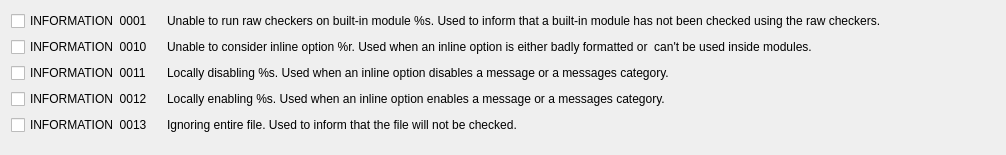
                   <widget class="QWidget" name="scrollAreaWidgetContents_22">
                    <property name="geometry">
                     <rect>
                      <x>0</x>
                      <y>0</y>
                      <width>1006</width>
                      <height>155</height>
                     </rect>
                    </property>
                    <layout class="QHBoxLayout" name="horizontalLayout_67">
                     <item>
                      <layout class="QVBoxLayout" name="verticalLayout_45">
                       <item>
                        <layout class="QGridLayout" name="gridLayout_PYLINT_INFORMATIONS" columnstretch="0,1" columnminimumwidth="150,0">
                         <item row="1" column="1">
                          <widget class="QLabel" name="PYLINT_INFORMATION_0010_LABEL">
                           <property name="text">
                            <string>Unable to consider inline option %r. Used when an inline option is either badly formatted or  can't be used inside modules.</string>
                           </property>
                          </widget>
                         </item>
                         <item row="2" column="0">
                          <widget class="QCheckBox" name="PYLINT_INFORMATION_0011">
                           <property name="text">
                            <string>INFORMATION  0011</string>
                           </property>
                          </widget>
                         </item>
                         <item row="1" column="0">
                          <widget class="QCheckBox" name="PYLINT_INFORMATION_0010">
                           <property name="text">
                            <string>INFORMATION  0010</string>
                           </property>
                          </widget>
                         </item>
                         <item row="0" column="1">
                          <widget class="QLabel" name="PYLINT_INFORMATION_0001_LABEL">
                           <property name="text">
                            <string>Unable to run raw checkers on built-in module %s. Used to inform that a built-in module has not been checked using the raw checkers.</string>
                           </property>
                          </widget>
                         </item>
                         <item row="3" column="1">
                          <widget class="QLabel" name="PYLINT_INFORMATION_0012_LABEL">
                           <property name="text">
                            <string>Locally enabling %s. Used when an inline option enables a message or a messages category.</string>
                           </property>
                          </widget>
                         </item>
                         <item row="3" column="0">
                          <widget class="QCheckBox" name="PYLINT_INFORMATION_0012">
                           <property name="text">
                            <string>INFORMATION  0012</string>
                           </property>
                          </widget>
                         </item>
                         <item row="0" column="0">
                          <widget class="QCheckBox" name="PYLINT_INFORMATION_0001">
                           <property name="text">
                            <string>INFORMATION  0001</string>
                           </property>
                          </widget>
                         </item>
                         <item row="2" column="1">
                          <widget class="QLabel" name="PYLINT_INFORMATION_0011_LABEL">
                           <property name="text">
                            <string>Locally disabling %s. Used when an inline option disables a message or a messages category.</string>
                           </property>
                          </widget>
                         </item>
                         <item row="4" column="0">
                          <widget class="QCheckBox" name="PYLINT_INFORMATION_0013">
                           <property name="text">
                            <string>INFORMATION  0013</string>
                           </property>
                          </widget>
                         </item>
                         <item row="4" column="1">
                          <widget class="QLabel" name="PYLINT_INFORMATION_0013_LABEL">
                           <property name="text">
                            <string>Ignoring entire file. Used to inform that the file will not be checked.</string>
                           </property>
                          </widget>
                         </item>
                        </layout>
                       </item>
                       <item>
                        <spacer name="verticalSpacer_31">
                         <property name="orientation">
                          <enum>Qt::Vertical</enum>
                         </property>
                         <property name="sizeHint" stdset="0">
                          <size>
                           <width>20</width>
                           <height>40</height>
                          </size>
                         </property>
                        </spacer>
                       </item>
                      </layout>
                     </item>
                    </layout>
                   </widget>
